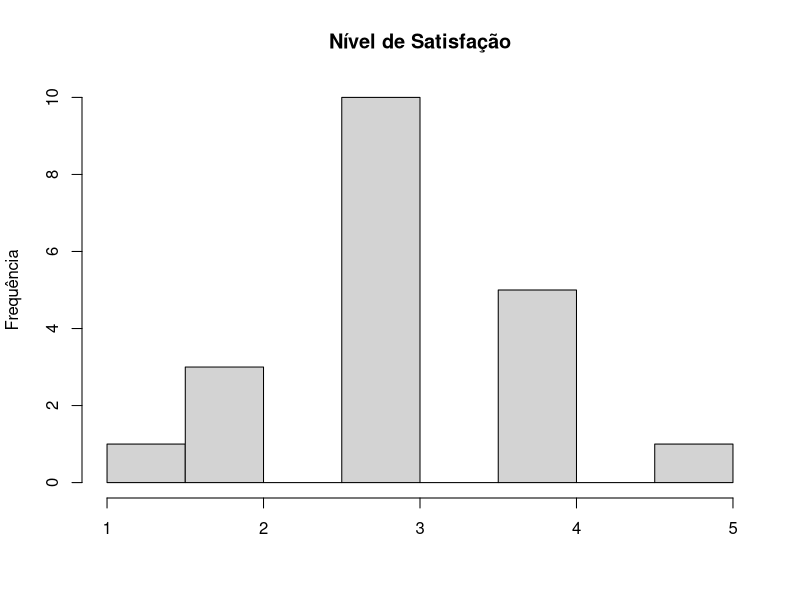
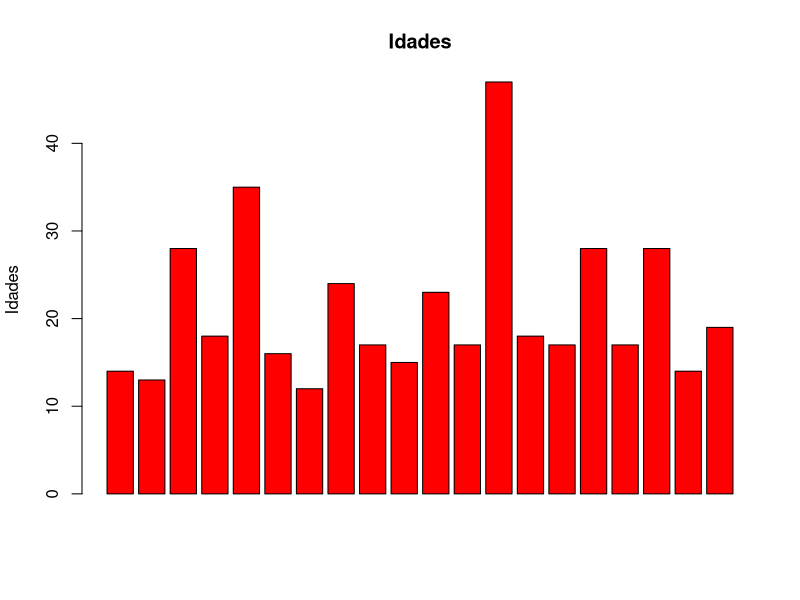
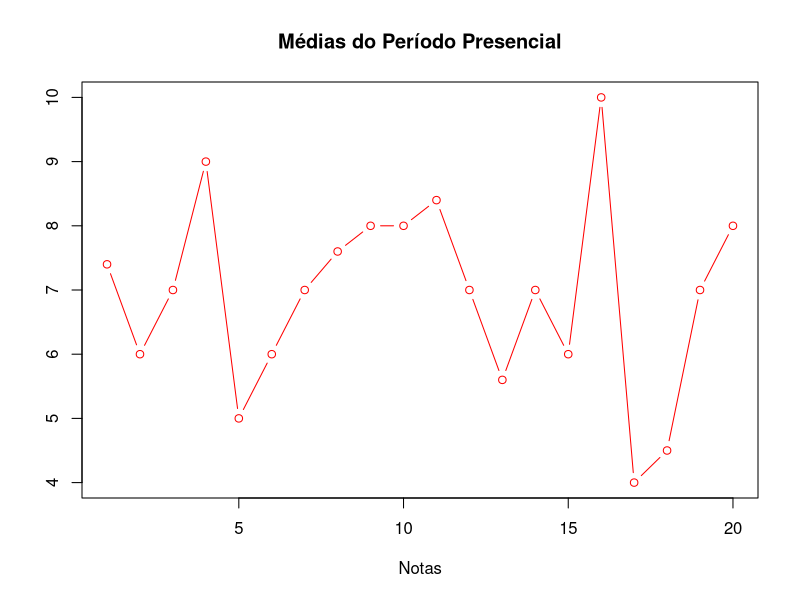
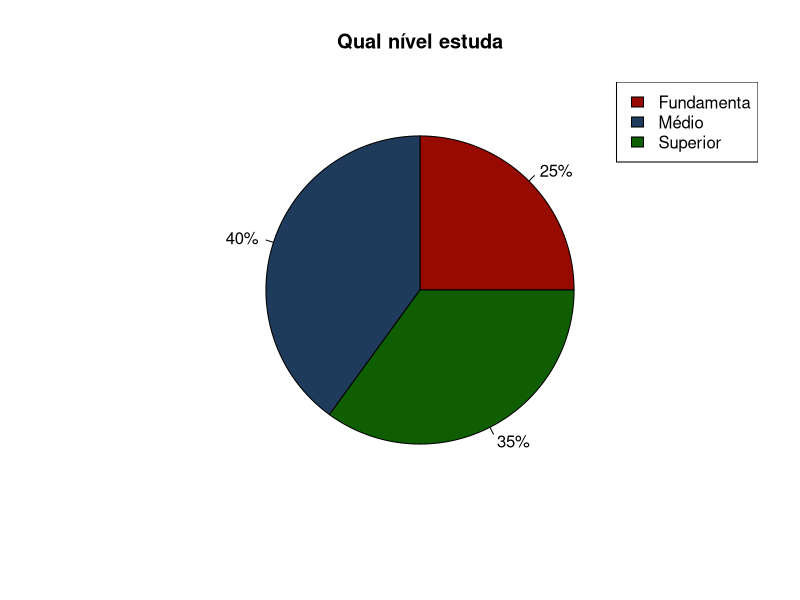
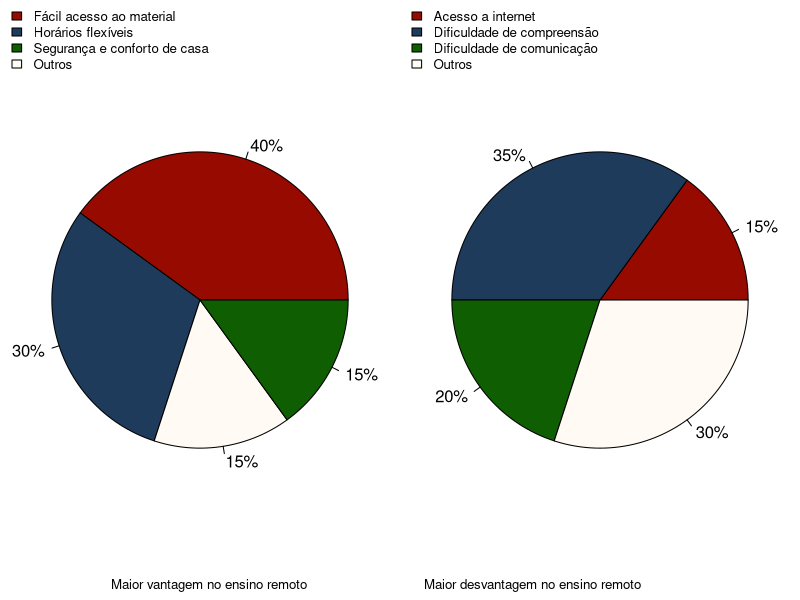
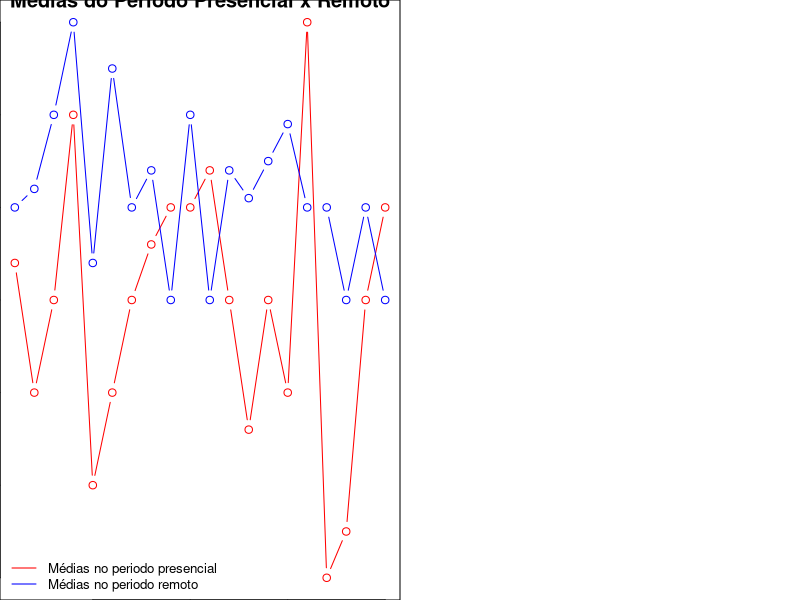

The R source for these figures, in order:
## ---- chunk 1
formulario = read.csv("formulario.csv", sep=",", dec=".", stringsAsFactors = T)

## ---- chunk 2
colnames(formulario) = c("Data","Nome","Idade","Escolaridade","Vantagens","Desvantagens","Media_presencial","Media_ensino_remoto","Satisfacao")
summary(formulario)
## ---- chunk 3
new_form = formulario[,3:9]
summary(new_form)
hist(new_form$Satisfacao , main = "Nível de Satisfação", xlab = "", ylab = "Frequência")
## ---- chunk 4
summary(new_form)
levels(new_form$Escolaridade) = c("Fundamental", "Medio", "Superior")
levels(new_form$Vantagens) = c("Facil acesso ao material", "Horarios flexiveis","Outros","Seguransa e conforto de casa")
levels(new_form$Desvantagens) = c("Acesso a internet","Dificuldade de compreensao","Diculdade de comunicasao","Outro")
## ---- chunk 5
dados = new_form
## ---- chunk 6
#Variavél quantitativa
table(dados$Idade)

#variavél qualitativa
table(dados$Desvantagens)
## ---- chunk 7
barplot(dados$Idade, main = "Idades", col = "red", xlab = "" , ylab = "Idades")
## ---- chunk 8
plot(dados$Media_presencial, main = "Médias do Período Presencial", xlab = "Notas", ylab = "", type = "b", col = "red")

## ---- chunk 9
library(scales)
freq = table(dados$Escolaridade)
pie(freq, main = "Qual nível estuda", labels = c(paste(round(freq*100/sum(freq), 2), "%", sep="")), col = c("#970a00","#1f3b5c","#0f5f02"))
legend("topright", fill = c("#970a00","#1f3b5c","#0f5f02"), legend = c("Fundamenta", "Médio","Superior"))
## ---- chunk 10
vantagens = table(dados$Vantagens)
desvantagens = table(dados$Desvantagens)
par(mfrow=c(1,2.1), mar=c(0,0,0,0), oma=c(0,0,0,0))
pie(vantagens , main = "", labels = c(paste(round(vantagens*100/sum(vantagens), 2), "%", sep="")), col = c("#970a00","#1f3b5c","#fffbf4","#0f5f02"))
legend("topleft", fill = c("#970a00","#1f3b5c","#0f5f02","#fffbf4"), legend = c("Fácil acesso ao material", "Horários flexíveis","Segurança e conforto de casa","Outros"), bty = "n", cex = 0.8)
legend("bottom", col = "white", legend = c("Maior vantagem no ensino remoto"), bty = "n", cex = 0.8)
pie(desvantagens, main = "", labels = c(paste(round(desvantagens*100/sum(desvantagens), 2), "%", sep="")), col = c("#970a00","#1f3b5c","#0f5f02","#fffbf4"))
legend("topleft", fill = c("#970a00","#1f3b5c","#0f5f02","#fffbf4"), legend = c("Acesso a internet", "Dificuldade de compreensão","Dificuldade de comunicação","Outros"), bty = "n", cex = 0.8)
legend("bottomleft", col = "white", legend = c("Maior desvantagem no ensino remoto") , bty = "n",cex=0.8)

## ---- chunk 11
notas = c(1:20)
plot(dados$Media_presencial, main = "Médias do Período Presencial x Remoto", xlab = "", ylab = "Notas", type = "b", col = "red")
lines(notas, dados$Media_ensino_remoto,col = "blue", type = "b")
legend("bottomleft", legend=c("Médias no periodo presencial", "Médias no periodo remoto"),col=c("red", "blue"),lty = 1:1,
  bty = "n",cex=0.8)
## ---- chunk 12
#Função para obter a moda , fonte: https://www.tutorialspoint.com/r/r_mean_median_mode.htm
moda <- function(v) {
   uniqv <- unique(v)
   uniqv[which.max(tabulate(match(v, uniqv)))]
}
## ---- chunk 13
print("Medidas de Posição")
cat("Médias", "\n",
"Idade:",mean(dados$Idade),"\n",
"Notas Presencial:",mean(dados$Media_presencial),"\n",
"Notas Ensino Remoto:",mean(dados$Media_ensino_remoto),"\n",
"Satisfação:",mean(dados$Satisfacao),"\n")

cat("Modas", "\n",
"Idade:",moda(dados$Idade),"\n",
"Notas Presencial:",moda(dados$Media_presencial),"\n",
"Notas Ensino Remoto:",moda(dados$Media_ensino_remoto),"\n",
"Satisfação:",moda(dados$Satisfacao),"\n")

cat("Medianas", "\n",
"Idade:",median(dados$Idade),"\n",
"Notas Presencial:",median(dados$Media_presencial),"\n",
"Notas Ensino Remoto:",median(dados$Media_ensino_remoto),"\n",
"Satisfação:",median(dados$Satisfacao),"\n")

cat("Quartis", "\n",
"Idade:",quantile(dados$Idade),"\n",
"Notas Presencial:",quantile(dados$Media_presencial),"\n",
"Notas Ensino Remoto:",quantile(dados$Media_ensino_remoto),"\n",
"Satisfação:",quantile(dados$Satisfacao),"\n")

## ---- chunk 14
cat("Ampitude:","\n",
"Idade:",range(dados$Idade),"\n",
"Notas Presencial:",range(dados$Media_presencial),"\n",
"Notas Ensino Remoto:",range(dados$Media_ensino_remoto),"\n",
"Satisfação:",range(dados$Satisfacao),"\n")

cat("Variância:","\n", 
"Idade:",var(dados$Idade),"\n",
"Notas Presencial:",var(dados$Media_presencial),"\n",
"Notas Ensino Remoto:",var(dados$Media_ensino_remoto),"\n",
"Satisfação:",var(dados$Satisfacao),"\n")
